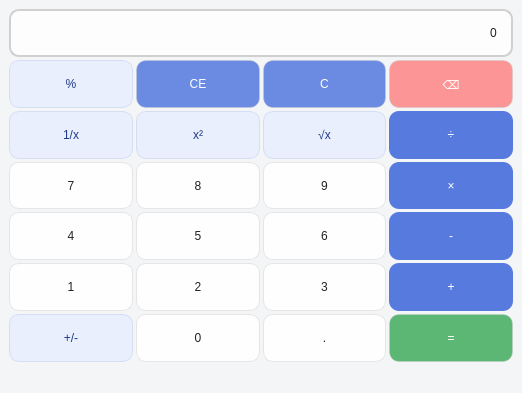
<?xml version="1.0" encoding="UTF-8"?>
<ui version="4.0">
 <class>MainWindow</class>
 <widget class="QMainWindow" name="MainWindow">
  <property name="geometry">
   <rect>
    <x>0</x>
    <y>0</y>
    <width>522</width>
    <height>393</height>
   </rect>
  </property>
  <property name="windowTitle">
   <string>MainWindow</string>
  </property>
  <property name="styleSheet">
   <string notr="true">/* 全局设置 */
QWidget {
    background-color: #f4f5f7;
    font: 700 16pt &quot;Times New Roman&quot;;
    color: #333333;
}

/* 显示屏 */
QLineEdit#display {
    background: rgba(255, 255, 255, 0.85);
    border: 2px solid #d0d0d0;
    border-radius: 10px;
    padding: 10px;
    font: 700 22pt &quot;Times New Roman&quot;;
    color: #222222;
}

/* 通用按钮基础样式 */
QPushButton {
    border-radius: 10px;
    min-height: 40px;
    font: 700 14pt &quot;Times New Roman&quot;;
    border: 1px solid rgba(200, 200, 200, 0.4);
}

/*  数字按钮（0–9）+ 小数点 */
#btnNum_0, #btnNum_1, #btnNum_2, #btnNum_3, #btnNum_4, #btnNum_5, #btnNum_6, #btnNum_7, #btnNum_8, #btnNum_9, #btnPeriod {
    background-color: rgba(255, 255, 255, 0.9);
    color: #222222;
}

#btnNum_0:hover, #btnNum_1:hover, #btnNum_2:hover, #btnNum_3:hover, #btnNum_4:hover, #btnNum_5:hover, #btnNum_6:hover, #btnNum_7:hover, #btnNum_8:hover, #btnNum_9:hover, #btnPeriod:hover {
    background-color: rgba(255, 255, 255, 0.7);
}

/*  运算符按钮（+ - × ÷） */
#btnPlus, #btnMinus, #btnMultiple, #btnDivide {
    background-color: rgba(47, 91, 216, 0.8); /* 半透明深蓝 */
    color: #ffffff;
    border: none;
}
#btnPlus:hover, #btnMinus:hover, #btnMultiple:hover, #btnDivide:hover {
    background-color: rgba(47, 91, 216, 0.65);
}

/*  特殊运算按钮（%, √, x², 1/x, +/-） */
#btnPercentage, #btnSqrt, #btnSquare, #btnInverse, #btnSign {
    background-color: rgba(228, 236, 255, 0.7);
    color: #1e3a8a;
    border: 1px solid rgba(188, 203, 239, 0.5);
}

/*  功能键（C, CE） */
#btnClear, #btnClearAll {
    background-color: rgba(47, 91, 216, 0.7);
    color: #ffffff;
}

/*  删除键（⌫） */
#btnDel {
    background-color: rgba(255, 107, 107, 0.7);
    color: #ffffff;
}

/*  等号按钮 */
#btnEqual {
    background-color: rgba(52, 168, 83, 0.8);
    color: #ffffff;
    font: 700 16pt &quot;Times New Roman&quot;;
}
</string>
  </property>
  <widget class="QWidget" name="centralwidget">
   <property name="sizePolicy">
    <sizepolicy hsizetype="Maximum" vsizetype="Minimum">
     <horstretch>0</horstretch>
     <verstretch>0</verstretch>
    </sizepolicy>
   </property>
   <layout class="QVBoxLayout" name="verticalLayout">
    <item>
     <layout class="QGridLayout" name="gridLayout_6">
      <property name="spacing">
       <number>3</number>
      </property>
      <item row="5" column="3">
       <widget class="QPushButton" name="btnPlus">
        <property name="sizePolicy">
         <sizepolicy hsizetype="Minimum" vsizetype="Minimum">
          <horstretch>0</horstretch>
          <verstretch>0</verstretch>
         </sizepolicy>
        </property>
        <property name="text">
         <string>+</string>
        </property>
       </widget>
      </item>
      <item row="4" column="3">
       <widget class="QPushButton" name="btnMinus">
        <property name="sizePolicy">
         <sizepolicy hsizetype="Minimum" vsizetype="Minimum">
          <horstretch>0</horstretch>
          <verstretch>0</verstretch>
         </sizepolicy>
        </property>
        <property name="text">
         <string>-</string>
        </property>
       </widget>
      </item>
      <item row="2" column="0">
       <widget class="QPushButton" name="btnInverse">
        <property name="sizePolicy">
         <sizepolicy hsizetype="Minimum" vsizetype="Minimum">
          <horstretch>0</horstretch>
          <verstretch>0</verstretch>
         </sizepolicy>
        </property>
        <property name="text">
         <string>1/x</string>
        </property>
       </widget>
      </item>
      <item row="4" column="1">
       <widget class="QPushButton" name="btnNum_5">
        <property name="sizePolicy">
         <sizepolicy hsizetype="Minimum" vsizetype="Minimum">
          <horstretch>0</horstretch>
          <verstretch>0</verstretch>
         </sizepolicy>
        </property>
        <property name="text">
         <string>5</string>
        </property>
       </widget>
      </item>
      <item row="5" column="0">
       <widget class="QPushButton" name="btnNum_1">
        <property name="sizePolicy">
         <sizepolicy hsizetype="Minimum" vsizetype="Minimum">
          <horstretch>0</horstretch>
          <verstretch>0</verstretch>
         </sizepolicy>
        </property>
        <property name="text">
         <string>1</string>
        </property>
       </widget>
      </item>
      <item row="1" column="0">
       <widget class="QPushButton" name="btnPercentage">
        <property name="sizePolicy">
         <sizepolicy hsizetype="Minimum" vsizetype="Minimum">
          <horstretch>0</horstretch>
          <verstretch>0</verstretch>
         </sizepolicy>
        </property>
        <property name="text">
         <string>%</string>
        </property>
       </widget>
      </item>
      <item row="6" column="0">
       <widget class="QPushButton" name="btnSign">
        <property name="sizePolicy">
         <sizepolicy hsizetype="Minimum" vsizetype="Minimum">
          <horstretch>0</horstretch>
          <verstretch>0</verstretch>
         </sizepolicy>
        </property>
        <property name="text">
         <string>+/-</string>
        </property>
       </widget>
      </item>
      <item row="3" column="2">
       <widget class="QPushButton" name="btnNum_9">
        <property name="sizePolicy">
         <sizepolicy hsizetype="Minimum" vsizetype="Minimum">
          <horstretch>0</horstretch>
          <verstretch>0</verstretch>
         </sizepolicy>
        </property>
        <property name="text">
         <string>9</string>
        </property>
       </widget>
      </item>
      <item row="1" column="2">
       <widget class="QPushButton" name="btnClear">
        <property name="sizePolicy">
         <sizepolicy hsizetype="Minimum" vsizetype="Minimum">
          <horstretch>0</horstretch>
          <verstretch>0</verstretch>
         </sizepolicy>
        </property>
        <property name="text">
         <string>C</string>
        </property>
       </widget>
      </item>
      <item row="5" column="2">
       <widget class="QPushButton" name="btnNum_3">
        <property name="sizePolicy">
         <sizepolicy hsizetype="Minimum" vsizetype="Minimum">
          <horstretch>0</horstretch>
          <verstretch>0</verstretch>
         </sizepolicy>
        </property>
        <property name="text">
         <string>3</string>
        </property>
       </widget>
      </item>
      <item row="6" column="3">
       <widget class="QPushButton" name="btnEqual">
        <property name="sizePolicy">
         <sizepolicy hsizetype="Minimum" vsizetype="Minimum">
          <horstretch>0</horstretch>
          <verstretch>0</verstretch>
         </sizepolicy>
        </property>
        <property name="text">
         <string>=</string>
        </property>
       </widget>
      </item>
      <item row="4" column="0">
       <widget class="QPushButton" name="btnNum_4">
        <property name="sizePolicy">
         <sizepolicy hsizetype="Minimum" vsizetype="Minimum">
          <horstretch>0</horstretch>
          <verstretch>0</verstretch>
         </sizepolicy>
        </property>
        <property name="text">
         <string>4</string>
        </property>
       </widget>
      </item>
      <item row="2" column="3">
       <widget class="QPushButton" name="btnDivide">
        <property name="sizePolicy">
         <sizepolicy hsizetype="Minimum" vsizetype="Minimum">
          <horstretch>0</horstretch>
          <verstretch>0</verstretch>
         </sizepolicy>
        </property>
        <property name="text">
         <string>÷</string>
        </property>
       </widget>
      </item>
      <item row="3" column="3">
       <widget class="QPushButton" name="btnMultiple">
        <property name="sizePolicy">
         <sizepolicy hsizetype="Minimum" vsizetype="Minimum">
          <horstretch>0</horstretch>
          <verstretch>0</verstretch>
         </sizepolicy>
        </property>
        <property name="text">
         <string>×</string>
        </property>
       </widget>
      </item>
      <item row="3" column="1">
       <widget class="QPushButton" name="btnNum_8">
        <property name="sizePolicy">
         <sizepolicy hsizetype="Minimum" vsizetype="Minimum">
          <horstretch>0</horstretch>
          <verstretch>0</verstretch>
         </sizepolicy>
        </property>
        <property name="text">
         <string>8</string>
        </property>
       </widget>
      </item>
      <item row="5" column="1">
       <widget class="QPushButton" name="btnNum_2">
        <property name="sizePolicy">
         <sizepolicy hsizetype="Minimum" vsizetype="Minimum">
          <horstretch>0</horstretch>
          <verstretch>0</verstretch>
         </sizepolicy>
        </property>
        <property name="text">
         <string>2</string>
        </property>
       </widget>
      </item>
      <item row="1" column="3">
       <widget class="QPushButton" name="btnDel">
        <property name="sizePolicy">
         <sizepolicy hsizetype="Minimum" vsizetype="Minimum">
          <horstretch>0</horstretch>
          <verstretch>0</verstretch>
         </sizepolicy>
        </property>
        <property name="text">
         <string>⌫</string>
        </property>
       </widget>
      </item>
      <item row="2" column="1">
       <widget class="QPushButton" name="btnSquare">
        <property name="sizePolicy">
         <sizepolicy hsizetype="Minimum" vsizetype="Minimum">
          <horstretch>0</horstretch>
          <verstretch>0</verstretch>
         </sizepolicy>
        </property>
        <property name="text">
         <string>x²</string>
        </property>
       </widget>
      </item>
      <item row="6" column="2">
       <widget class="QPushButton" name="btnPeriod">
        <property name="sizePolicy">
         <sizepolicy hsizetype="Minimum" vsizetype="Minimum">
          <horstretch>0</horstretch>
          <verstretch>0</verstretch>
         </sizepolicy>
        </property>
        <property name="text">
         <string>.</string>
        </property>
       </widget>
      </item>
      <item row="4" column="2">
       <widget class="QPushButton" name="btnNum_6">
        <property name="sizePolicy">
         <sizepolicy hsizetype="Minimum" vsizetype="Minimum">
          <horstretch>0</horstretch>
          <verstretch>0</verstretch>
         </sizepolicy>
        </property>
        <property name="text">
         <string>6</string>
        </property>
       </widget>
      </item>
      <item row="2" column="2">
       <widget class="QPushButton" name="btnSqrt">
        <property name="sizePolicy">
         <sizepolicy hsizetype="Minimum" vsizetype="Minimum">
          <horstretch>0</horstretch>
          <verstretch>0</verstretch>
         </sizepolicy>
        </property>
        <property name="text">
         <string>√x</string>
        </property>
       </widget>
      </item>
      <item row="3" column="0">
       <widget class="QPushButton" name="btnNum_7">
        <property name="sizePolicy">
         <sizepolicy hsizetype="Minimum" vsizetype="Minimum">
          <horstretch>0</horstretch>
          <verstretch>0</verstretch>
         </sizepolicy>
        </property>
        <property name="styleSheet">
         <string notr="true">font: 700 12pt &quot;Times New Roman&quot;;</string>
        </property>
        <property name="text">
         <string>7</string>
        </property>
       </widget>
      </item>
      <item row="0" column="0" colspan="4">
       <widget class="QLineEdit" name="display">
        <property name="sizePolicy">
         <sizepolicy hsizetype="Expanding" vsizetype="Minimum">
          <horstretch>0</horstretch>
          <verstretch>0</verstretch>
         </sizepolicy>
        </property>
        <property name="text">
         <string>0</string>
        </property>
        <property name="alignment">
         <set>Qt::AlignmentFlag::AlignRight|Qt::AlignmentFlag::AlignTrailing|Qt::AlignmentFlag::AlignVCenter</set>
        </property>
       </widget>
      </item>
      <item row="1" column="1">
       <widget class="QPushButton" name="btnClearAll">
        <property name="sizePolicy">
         <sizepolicy hsizetype="Minimum" vsizetype="Minimum">
          <horstretch>0</horstretch>
          <verstretch>0</verstretch>
         </sizepolicy>
        </property>
        <property name="text">
         <string>CE</string>
        </property>
       </widget>
      </item>
      <item row="6" column="1">
       <widget class="QPushButton" name="btnNum_0">
        <property name="sizePolicy">
         <sizepolicy hsizetype="Minimum" vsizetype="Minimum">
          <horstretch>0</horstretch>
          <verstretch>0</verstretch>
         </sizepolicy>
        </property>
        <property name="text">
         <string>0</string>
        </property>
       </widget>
      </item>
     </layout>
    </item>
   </layout>
  </widget>
  <widget class="QMenuBar" name="menubar">
   <property name="geometry">
    <rect>
     <x>0</x>
     <y>0</y>
     <width>522</width>
     <height>30</height>
    </rect>
   </property>
  </widget>
  <widget class="QStatusBar" name="statusbar"/>
 </widget>
 <resources/>
 <connections/>
</ui>
